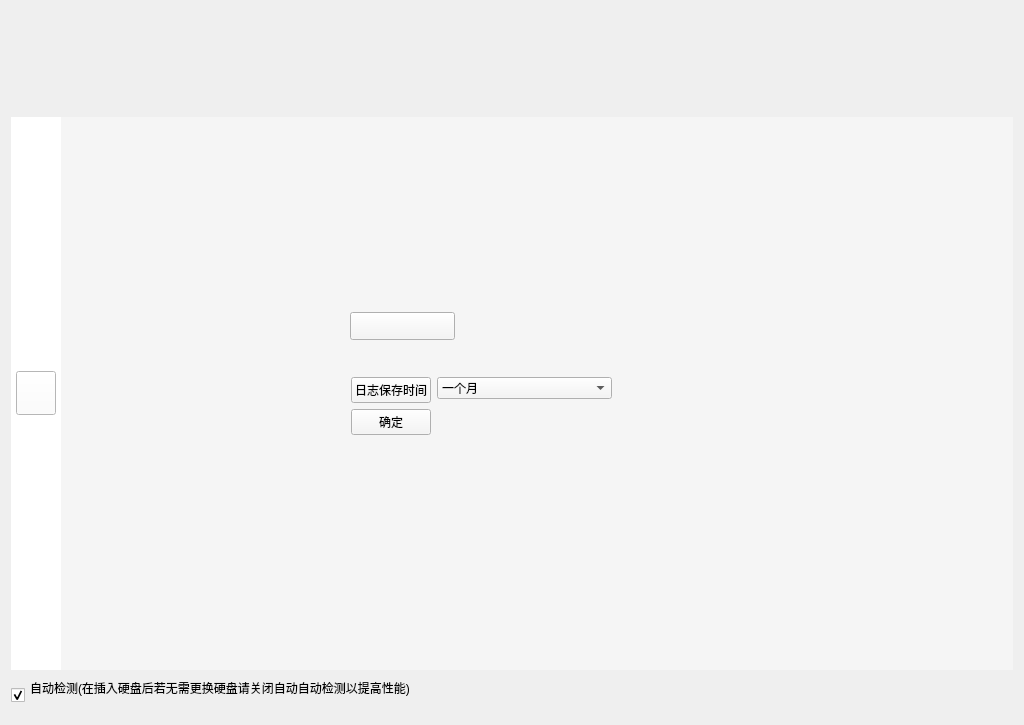
<?xml version="1.0" encoding="UTF-8"?>
<ui version="4.0">
 <class>basegrinder</class>
 <widget class="QWidget" name="basegrinder">
  <property name="enabled">
   <bool>true</bool>
  </property>
  <property name="geometry">
   <rect>
    <x>0</x>
    <y>0</y>
    <width>1024</width>
    <height>725</height>
   </rect>
  </property>
  <property name="windowTitle">
   <string>Form</string>
  </property>
  <property name="autoFillBackground">
   <bool>false</bool>
  </property>
  <property name="tabletTracking" stdset="0">
   <bool>false</bool>
  </property>
  <layout class="QVBoxLayout" name="verticalLayout_2">
   <item>
    <widget class="QWidget" name="topwidget" native="true">
     <property name="maximumSize">
      <size>
       <width>16777215</width>
       <height>100</height>
      </size>
     </property>
     <property name="statusTip">
      <string/>
     </property>
     <property name="accessibleDescription">
      <string/>
     </property>
     <property name="autoFillBackground">
      <bool>false</bool>
     </property>
     <property name="styleSheet">
      <string notr="true">background-image: url(:/back/release/topbackground.png);</string>
     </property>
     <layout class="QHBoxLayout" name="horizontalLayout_2">
      <property name="spacing">
       <number>0</number>
      </property>
      <property name="leftMargin">
       <number>0</number>
      </property>
      <property name="topMargin">
       <number>0</number>
      </property>
      <property name="rightMargin">
       <number>0</number>
      </property>
      <property name="bottomMargin">
       <number>0</number>
      </property>
      <item>
       <widget class="QLabel" name="label">
        <property name="enabled">
         <bool>true</bool>
        </property>
        <property name="maximumSize">
         <size>
          <width>180</width>
          <height>50</height>
         </size>
        </property>
        <property name="text">
         <string/>
        </property>
        <property name="pixmap">
         <pixmap resource="image.qrc">:/back/release/logo.png</pixmap>
        </property>
        <property name="scaledContents">
         <bool>true</bool>
        </property>
        <property name="wordWrap">
         <bool>false</bool>
        </property>
       </widget>
      </item>
      <item>
       <widget class="QPushButton" name="waitingBtn">
        <property name="enabled">
         <bool>true</bool>
        </property>
        <property name="sizePolicy">
         <sizepolicy hsizetype="Minimum" vsizetype="Expanding">
          <horstretch>0</horstretch>
          <verstretch>0</verstretch>
         </sizepolicy>
        </property>
        <property name="maximumSize">
         <size>
          <width>80</width>
          <height>80</height>
         </size>
        </property>
        <property name="mouseTracking">
         <bool>false</bool>
        </property>
        <property name="focusPolicy">
         <enum>Qt::StrongFocus</enum>
        </property>
        <property name="autoFillBackground">
         <bool>false</bool>
        </property>
        <property name="text">
         <string/>
        </property>
        <property name="icon">
         <iconset resource="image.qrc">
          <normaloff>:/back/release/wait.png</normaloff>:/back/release/wait.png</iconset>
        </property>
        <property name="iconSize">
         <size>
          <width>100</width>
          <height>100</height>
         </size>
        </property>
        <property name="checkable">
         <bool>false</bool>
        </property>
        <property name="checked">
         <bool>false</bool>
        </property>
        <property name="autoExclusive">
         <bool>true</bool>
        </property>
        <property name="flat">
         <bool>true</bool>
        </property>
       </widget>
      </item>
      <item>
       <widget class="QPushButton" name="erasingBtn">
        <property name="sizePolicy">
         <sizepolicy hsizetype="Minimum" vsizetype="Expanding">
          <horstretch>0</horstretch>
          <verstretch>0</verstretch>
         </sizepolicy>
        </property>
        <property name="maximumSize">
         <size>
          <width>80</width>
          <height>80</height>
         </size>
        </property>
        <property name="focusPolicy">
         <enum>Qt::StrongFocus</enum>
        </property>
        <property name="autoFillBackground">
         <bool>false</bool>
        </property>
        <property name="text">
         <string/>
        </property>
        <property name="icon">
         <iconset resource="image.qrc">
          <normaloff>:/back/release/erase.png</normaloff>:/back/release/erase.png</iconset>
        </property>
        <property name="iconSize">
         <size>
          <width>100</width>
          <height>100</height>
         </size>
        </property>
        <property name="checkable">
         <bool>false</bool>
        </property>
        <property name="checked">
         <bool>false</bool>
        </property>
        <property name="autoExclusive">
         <bool>true</bool>
        </property>
        <property name="flat">
         <bool>true</bool>
        </property>
       </widget>
      </item>
      <item>
       <widget class="QPushButton" name="succrssBtn">
        <property name="sizePolicy">
         <sizepolicy hsizetype="Minimum" vsizetype="Expanding">
          <horstretch>0</horstretch>
          <verstretch>0</verstretch>
         </sizepolicy>
        </property>
        <property name="maximumSize">
         <size>
          <width>80</width>
          <height>80</height>
         </size>
        </property>
        <property name="focusPolicy">
         <enum>Qt::StrongFocus</enum>
        </property>
        <property name="autoFillBackground">
         <bool>false</bool>
        </property>
        <property name="text">
         <string/>
        </property>
        <property name="icon">
         <iconset resource="image.qrc">
          <normaloff>:/back/release/success.png</normaloff>:/back/release/success.png</iconset>
        </property>
        <property name="iconSize">
         <size>
          <width>100</width>
          <height>100</height>
         </size>
        </property>
        <property name="checkable">
         <bool>false</bool>
        </property>
        <property name="checked">
         <bool>false</bool>
        </property>
        <property name="autoExclusive">
         <bool>true</bool>
        </property>
        <property name="flat">
         <bool>true</bool>
        </property>
       </widget>
      </item>
      <item>
       <widget class="QPushButton" name="loseBtn">
        <property name="sizePolicy">
         <sizepolicy hsizetype="Minimum" vsizetype="Expanding">
          <horstretch>0</horstretch>
          <verstretch>0</verstretch>
         </sizepolicy>
        </property>
        <property name="maximumSize">
         <size>
          <width>80</width>
          <height>80</height>
         </size>
        </property>
        <property name="autoFillBackground">
         <bool>false</bool>
        </property>
        <property name="text">
         <string/>
        </property>
        <property name="icon">
         <iconset resource="image.qrc">
          <normaloff>:/back/release/lose.png</normaloff>:/back/release/lose.png</iconset>
        </property>
        <property name="iconSize">
         <size>
          <width>100</width>
          <height>100</height>
         </size>
        </property>
        <property name="autoExclusive">
         <bool>true</bool>
        </property>
        <property name="flat">
         <bool>true</bool>
        </property>
       </widget>
      </item>
      <item>
       <widget class="QPushButton" name="loggerBtn">
        <property name="sizePolicy">
         <sizepolicy hsizetype="Minimum" vsizetype="Expanding">
          <horstretch>0</horstretch>
          <verstretch>0</verstretch>
         </sizepolicy>
        </property>
        <property name="maximumSize">
         <size>
          <width>80</width>
          <height>80</height>
         </size>
        </property>
        <property name="focusPolicy">
         <enum>Qt::StrongFocus</enum>
        </property>
        <property name="autoFillBackground">
         <bool>false</bool>
        </property>
        <property name="text">
         <string/>
        </property>
        <property name="icon">
         <iconset resource="image.qrc">
          <normaloff>:/back/release/logger.png</normaloff>:/back/release/logger.png</iconset>
        </property>
        <property name="iconSize">
         <size>
          <width>100</width>
          <height>100</height>
         </size>
        </property>
        <property name="checkable">
         <bool>false</bool>
        </property>
        <property name="checked">
         <bool>false</bool>
        </property>
        <property name="autoExclusive">
         <bool>true</bool>
        </property>
        <property name="flat">
         <bool>true</bool>
        </property>
       </widget>
      </item>
      <item>
       <widget class="QPushButton" name="settingBtn">
        <property name="sizePolicy">
         <sizepolicy hsizetype="Minimum" vsizetype="Expanding">
          <horstretch>0</horstretch>
          <verstretch>0</verstretch>
         </sizepolicy>
        </property>
        <property name="maximumSize">
         <size>
          <width>80</width>
          <height>80</height>
         </size>
        </property>
        <property name="focusPolicy">
         <enum>Qt::StrongFocus</enum>
        </property>
        <property name="autoFillBackground">
         <bool>false</bool>
        </property>
        <property name="text">
         <string/>
        </property>
        <property name="icon">
         <iconset resource="image.qrc">
          <normaloff>:/back/release/set.png</normaloff>:/back/release/set.png</iconset>
        </property>
        <property name="iconSize">
         <size>
          <width>100</width>
          <height>100</height>
         </size>
        </property>
        <property name="checkable">
         <bool>false</bool>
        </property>
        <property name="checked">
         <bool>false</bool>
        </property>
        <property name="autoExclusive">
         <bool>true</bool>
        </property>
        <property name="flat">
         <bool>true</bool>
        </property>
       </widget>
      </item>
      <item>
       <widget class="QPushButton" name="exitBtn">
        <property name="sizePolicy">
         <sizepolicy hsizetype="Minimum" vsizetype="Expanding">
          <horstretch>0</horstretch>
          <verstretch>0</verstretch>
         </sizepolicy>
        </property>
        <property name="maximumSize">
         <size>
          <width>40</width>
          <height>40</height>
         </size>
        </property>
        <property name="text">
         <string/>
        </property>
        <property name="icon">
         <iconset resource="image.qrc">
          <normaloff>:/back/release/exit.png</normaloff>:/back/release/exit.png</iconset>
        </property>
        <property name="iconSize">
         <size>
          <width>50</width>
          <height>50</height>
         </size>
        </property>
        <property name="autoExclusive">
         <bool>true</bool>
        </property>
        <property name="flat">
         <bool>true</bool>
        </property>
       </widget>
      </item>
     </layout>
    </widget>
   </item>
   <item>
    <widget class="QStackedWidget" name="mainWidget">
     <property name="enabled">
      <bool>true</bool>
     </property>
     <property name="styleSheet">
      <string notr="true">background-color: rgb(255, 255, 255);</string>
     </property>
     <property name="currentIndex">
      <number>6</number>
     </property>
     <widget class="waittable" name="waitPage"/>
     <widget class="earsetable" name="erasingPage"/>
     <widget class="successtable" name="successPage"/>
     <widget class="losetable" name="losePage"/>
     <widget class="logtable" name="loggerPage"/>
     <widget class="QWidget" name="page_2">
      <property name="enabled">
       <bool>false</bool>
      </property>
     </widget>
     <widget class="QWidget" name="settingPage">
      <layout class="QHBoxLayout" name="horizontalLayout_3">
       <property name="spacing">
        <number>0</number>
       </property>
       <property name="leftMargin">
        <number>0</number>
       </property>
       <property name="topMargin">
        <number>0</number>
       </property>
       <property name="rightMargin">
        <number>0</number>
       </property>
       <property name="bottomMargin">
        <number>0</number>
       </property>
       <item>
        <widget class="QWidget" name="settingBtnControl" native="true">
         <property name="styleSheet">
          <string notr="true"/>
         </property>
         <layout class="QVBoxLayout" name="verticalLayout">
          <property name="spacing">
           <number>0</number>
          </property>
          <property name="sizeConstraint">
           <enum>QLayout::SetDefaultConstraint</enum>
          </property>
          <property name="leftMargin">
           <number>5</number>
          </property>
          <property name="topMargin">
           <number>0</number>
          </property>
          <property name="rightMargin">
           <number>5</number>
          </property>
          <property name="bottomMargin">
           <number>0</number>
          </property>
          <item>
           <widget class="QPushButton" name="rewordBtn">
            <property name="sizePolicy">
             <sizepolicy hsizetype="Minimum" vsizetype="Fixed">
              <horstretch>0</horstretch>
              <verstretch>0</verstretch>
             </sizepolicy>
            </property>
            <property name="minimumSize">
             <size>
              <width>0</width>
              <height>0</height>
             </size>
            </property>
            <property name="maximumSize">
             <size>
              <width>115</width>
              <height>44</height>
             </size>
            </property>
            <property name="focusPolicy">
             <enum>Qt::NoFocus</enum>
            </property>
            <property name="autoFillBackground">
             <bool>false</bool>
            </property>
            <property name="styleSheet">
             <string notr="true"/>
            </property>
            <property name="text">
             <string/>
            </property>
            <property name="icon">
             <iconset resource="image.qrc">
              <normaloff>:/back/release/wordcon.png</normaloff>:/back/release/wordcon.png</iconset>
            </property>
            <property name="iconSize">
             <size>
              <width>120</width>
              <height>50</height>
             </size>
            </property>
            <property name="checkable">
             <bool>false</bool>
            </property>
            <property name="autoExclusive">
             <bool>true</bool>
            </property>
            <property name="autoDefault">
             <bool>false</bool>
            </property>
            <property name="default">
             <bool>false</bool>
            </property>
            <property name="flat">
             <bool>true</bool>
            </property>
           </widget>
          </item>
          <item>
           <widget class="QPushButton" name="LoginSetBtn">
            <property name="maximumSize">
             <size>
              <width>115</width>
              <height>44</height>
             </size>
            </property>
            <property name="text">
             <string/>
            </property>
            <property name="icon">
             <iconset resource="image.qrc">
              <normaloff>:/back/release/loginSetFalse.png</normaloff>:/back/release/loginSetFalse.png</iconset>
            </property>
            <property name="iconSize">
             <size>
              <width>120</width>
              <height>50</height>
             </size>
            </property>
           </widget>
          </item>
          <item>
           <widget class="QPushButton" name="loggerConBtn">
            <property name="maximumSize">
             <size>
              <width>115</width>
              <height>44</height>
             </size>
            </property>
            <property name="focusPolicy">
             <enum>Qt::NoFocus</enum>
            </property>
            <property name="autoFillBackground">
             <bool>false</bool>
            </property>
            <property name="styleSheet">
             <string notr="true"/>
            </property>
            <property name="text">
             <string/>
            </property>
            <property name="icon">
             <iconset resource="image.qrc">
              <normaloff>:/back/release/logcon.png</normaloff>:/back/release/logcon.png</iconset>
            </property>
            <property name="iconSize">
             <size>
              <width>120</width>
              <height>50</height>
             </size>
            </property>
            <property name="checkable">
             <bool>false</bool>
            </property>
            <property name="autoExclusive">
             <bool>true</bool>
            </property>
            <property name="autoDefault">
             <bool>false</bool>
            </property>
            <property name="default">
             <bool>false</bool>
            </property>
            <property name="flat">
             <bool>true</bool>
            </property>
           </widget>
          </item>
         </layout>
        </widget>
       </item>
       <item>
        <widget class="QStackedWidget" name="setWidget">
         <property name="styleSheet">
          <string notr="true">background-color: rgb(245, 245, 245);</string>
         </property>
         <property name="currentIndex">
          <number>1</number>
         </property>
         <widget class="QWidget" name="changePassword">
          <layout class="QGridLayout" name="gridLayout_3">
           <item row="3" column="1">
            <spacer name="verticalSpacer">
             <property name="orientation">
              <enum>Qt::Vertical</enum>
             </property>
             <property name="sizeHint" stdset="0">
              <size>
               <width>20</width>
               <height>174</height>
              </size>
             </property>
            </spacer>
           </item>
           <item row="0" column="2">
            <spacer name="verticalSpacer_2">
             <property name="orientation">
              <enum>Qt::Vertical</enum>
             </property>
             <property name="sizeHint" stdset="0">
              <size>
               <width>20</width>
               <height>175</height>
              </size>
             </property>
            </spacer>
           </item>
           <item row="2" column="3">
            <spacer name="horizontalSpacer_2">
             <property name="orientation">
              <enum>Qt::Horizontal</enum>
             </property>
             <property name="sizeHint" stdset="0">
              <size>
               <width>206</width>
               <height>20</height>
              </size>
             </property>
            </spacer>
           </item>
           <item row="1" column="1" rowspan="2" colspan="2">
            <widget class="QWidget" name="widget" native="true">
             <property name="maximumSize">
              <size>
               <width>300</width>
               <height>180</height>
              </size>
             </property>
             <property name="styleSheet">
              <string notr="true">background-color: rgb(199, 199, 199);</string>
             </property>
             <layout class="QGridLayout" name="gridLayout">
              <item row="2" column="2">
               <widget class="QLineEdit" name="newpassword_2">
                <property name="maximumSize">
                 <size>
                  <width>300</width>
                  <height>30</height>
                 </size>
                </property>
                <property name="styleSheet">
                 <string notr="true">background-color: rgb(255, 255, 255);</string>
                </property>
                <property name="echoMode">
                 <enum>QLineEdit::Password</enum>
                </property>
                <property name="dragEnabled">
                 <bool>false</bool>
                </property>
                <property name="readOnly">
                 <bool>false</bool>
                </property>
               </widget>
              </item>
              <item row="3" column="0">
               <widget class="QPushButton" name="trueBtn">
                <property name="maximumSize">
                 <size>
                  <width>100</width>
                  <height>25</height>
                 </size>
                </property>
                <property name="text">
                 <string/>
                </property>
                <property name="icon">
                 <iconset resource="image.qrc">
                  <normaloff>:/back/release/wordtrue.png</normaloff>:/back/release/wordtrue.png</iconset>
                </property>
                <property name="iconSize">
                 <size>
                  <width>125</width>
                  <height>65</height>
                 </size>
                </property>
                <property name="flat">
                 <bool>true</bool>
                </property>
               </widget>
              </item>
              <item row="3" column="2">
               <widget class="QPushButton" name="resetBtn">
                <property name="maximumSize">
                 <size>
                  <width>100</width>
                  <height>25</height>
                 </size>
                </property>
                <property name="layoutDirection">
                 <enum>Qt::RightToLeft</enum>
                </property>
                <property name="text">
                 <string/>
                </property>
                <property name="icon">
                 <iconset resource="image.qrc">
                  <normaloff>:/back/release/wordreset.png</normaloff>:/back/release/wordreset.png</iconset>
                </property>
                <property name="iconSize">
                 <size>
                  <width>125</width>
                  <height>65</height>
                 </size>
                </property>
               </widget>
              </item>
              <item row="1" column="0">
               <widget class="QLabel" name="label_3">
                <property name="font">
                 <font>
                  <pointsize>12</pointsize>
                  <weight>50</weight>
                  <bold>false</bold>
                  <kerning>true</kerning>
                 </font>
                </property>
                <property name="text">
                 <string>请输入新密码:</string>
                </property>
               </widget>
              </item>
              <item row="0" column="2">
               <widget class="QLineEdit" name="oldpassword">
                <property name="maximumSize">
                 <size>
                  <width>300</width>
                  <height>30</height>
                 </size>
                </property>
                <property name="styleSheet">
                 <string notr="true">background-color: rgb(255, 255, 255);</string>
                </property>
                <property name="echoMode">
                 <enum>QLineEdit::Password</enum>
                </property>
               </widget>
              </item>
              <item row="3" column="1">
               <spacer name="horizontalSpacer_5">
                <property name="orientation">
                 <enum>Qt::Horizontal</enum>
                </property>
                <property name="sizeHint" stdset="0">
                 <size>
                  <width>27</width>
                  <height>20</height>
                 </size>
                </property>
               </spacer>
              </item>
              <item row="0" column="0">
               <widget class="QLabel" name="label_2">
                <property name="font">
                 <font>
                  <pointsize>12</pointsize>
                  <weight>50</weight>
                  <bold>false</bold>
                  <kerning>true</kerning>
                 </font>
                </property>
                <property name="text">
                 <string>请输入原密码:</string>
                </property>
               </widget>
              </item>
              <item row="1" column="2">
               <widget class="QLineEdit" name="newpassword">
                <property name="maximumSize">
                 <size>
                  <width>300</width>
                  <height>30</height>
                 </size>
                </property>
                <property name="styleSheet">
                 <string notr="true">background-color: rgb(255, 255, 255);</string>
                </property>
                <property name="echoMode">
                 <enum>QLineEdit::Password</enum>
                </property>
                <property name="dragEnabled">
                 <bool>false</bool>
                </property>
                <property name="readOnly">
                 <bool>false</bool>
                </property>
               </widget>
              </item>
              <item row="2" column="0">
               <widget class="QLabel" name="label_4">
                <property name="font">
                 <font>
                  <pointsize>12</pointsize>
                  <weight>50</weight>
                  <bold>false</bold>
                  <kerning>true</kerning>
                 </font>
                </property>
                <property name="text">
                 <string>再次输入新密码:</string>
                </property>
               </widget>
              </item>
             </layout>
            </widget>
           </item>
           <item row="1" column="0">
            <spacer name="horizontalSpacer">
             <property name="orientation">
              <enum>Qt::Horizontal</enum>
             </property>
             <property name="sizeHint" stdset="0">
              <size>
               <width>207</width>
               <height>20</height>
              </size>
             </property>
            </spacer>
           </item>
          </layout>
         </widget>
         <widget class="QWidget" name="loggerControl">
          <widget class="QWidget" name="LogTimeSet" native="true">
           <property name="geometry">
            <rect>
             <x>250</x>
             <y>250</y>
             <width>331</width>
             <height>111</height>
            </rect>
           </property>
           <widget class="QWidget" name="layoutWidget">
            <property name="geometry">
             <rect>
              <x>40</x>
              <y>10</y>
              <width>261</width>
              <height>79</height>
             </rect>
            </property>
            <layout class="QFormLayout" name="formLayout">
             <item row="0" column="0">
              <widget class="QPushButton" name="LogSaveBtn">
               <property name="text">
                <string>日志保存时间</string>
               </property>
              </widget>
             </item>
             <item row="0" column="1">
              <widget class="QComboBox" name="LogTimeBox">
               <item>
                <property name="text">
                 <string>一个月</string>
                </property>
               </item>
               <item>
                <property name="text">
                 <string>两个月</string>
                </property>
               </item>
               <item>
                <property name="text">
                 <string>三个月</string>
                </property>
               </item>
               <item>
                <property name="text">
                 <string>四个月</string>
                </property>
               </item>
               <item>
                <property name="text">
                 <string>五个月</string>
                </property>
               </item>
               <item>
                <property name="text">
                 <string>六个月</string>
                </property>
               </item>
               <item>
                <property name="text">
                 <string>七个月</string>
                </property>
               </item>
               <item>
                <property name="text">
                 <string>八个月</string>
                </property>
               </item>
               <item>
                <property name="text">
                 <string>九个月</string>
                </property>
               </item>
               <item>
                <property name="text">
                 <string>十个月</string>
                </property>
               </item>
               <item>
                <property name="text">
                 <string>十一个月</string>
                </property>
               </item>
               <item>
                <property name="text">
                 <string>十二个月</string>
                </property>
               </item>
              </widget>
             </item>
             <item row="1" column="0">
              <widget class="QPushButton" name="LogOkBtn">
               <property name="text">
                <string>确定</string>
               </property>
              </widget>
             </item>
            </layout>
           </widget>
          </widget>
          <widget class="QWidget" name="layoutWidget">
           <property name="geometry">
            <rect>
             <x>250</x>
             <y>190</y>
             <width>334</width>
             <height>38</height>
            </rect>
           </property>
           <layout class="QHBoxLayout" name="horizontalLayout">
            <item>
             <widget class="QPushButton" name="pushButton">
              <property name="enabled">
               <bool>true</bool>
              </property>
              <property name="minimumSize">
               <size>
                <width>105</width>
                <height>28</height>
               </size>
              </property>
              <property name="maximumSize">
               <size>
                <width>105</width>
                <height>28</height>
               </size>
              </property>
              <property name="text">
               <string/>
              </property>
              <property name="icon">
               <iconset resource="image.qrc">
                <normaloff>:/back/release/outlog.png</normaloff>:/back/release/outlog.png</iconset>
              </property>
              <property name="iconSize">
               <size>
                <width>125</width>
                <height>66</height>
               </size>
              </property>
             </widget>
            </item>
            <item>
             <widget class="QPushButton" name="detelogBtn">
              <property name="maximumSize">
               <size>
                <width>105</width>
                <height>28</height>
               </size>
              </property>
              <property name="font">
               <font>
                <weight>75</weight>
                <bold>true</bold>
                <underline>false</underline>
               </font>
              </property>
              <property name="autoFillBackground">
               <bool>false</bool>
              </property>
              <property name="styleSheet">
               <string notr="true"/>
              </property>
              <property name="text">
               <string/>
              </property>
              <property name="icon">
               <iconset resource="image.qrc">
                <normaloff>:/back/release/detelog.png</normaloff>:/back/release/detelog.png</iconset>
              </property>
              <property name="iconSize">
               <size>
                <width>125</width>
                <height>65</height>
               </size>
              </property>
              <property name="flat">
               <bool>true</bool>
              </property>
             </widget>
            </item>
           </layout>
          </widget>
         </widget>
         <widget class="QWidget" name="loginSet">
          <widget class="QWidget" name="layoutWidget">
           <property name="geometry">
            <rect>
             <x>50</x>
             <y>32</y>
             <width>828</width>
             <height>458</height>
            </rect>
           </property>
           <layout class="QGridLayout" name="gridLayout_4">
            <item row="2" column="1">
             <spacer name="verticalSpacer_3">
              <property name="orientation">
               <enum>Qt::Vertical</enum>
              </property>
              <property name="sizeHint" stdset="0">
               <size>
                <width>17</width>
                <height>128</height>
               </size>
              </property>
             </spacer>
            </item>
            <item row="1" column="1">
             <widget class="QWidget" name="widget_3" native="true">
              <property name="minimumSize">
               <size>
                <width>300</width>
                <height>120</height>
               </size>
              </property>
              <property name="maximumSize">
               <size>
                <width>300</width>
                <height>120</height>
               </size>
              </property>
              <property name="styleSheet">
               <string notr="true">background-color: rgb(199, 199, 199);</string>
              </property>
              <widget class="QPushButton" name="trueBtn_3">
               <property name="geometry">
                <rect>
                 <x>11</x>
                 <y>75</y>
                 <width>100</width>
                 <height>25</height>
                </rect>
               </property>
               <property name="maximumSize">
                <size>
                 <width>100</width>
                 <height>25</height>
                </size>
               </property>
               <property name="text">
                <string/>
               </property>
               <property name="icon">
                <iconset resource="image.qrc">
                 <normaloff>:/back/release/wordtrue.png</normaloff>:/back/release/wordtrue.png</iconset>
               </property>
               <property name="iconSize">
                <size>
                 <width>125</width>
                 <height>65</height>
                </size>
               </property>
               <property name="flat">
                <bool>true</bool>
               </property>
              </widget>
              <widget class="QWidget" name="layoutWidget">
               <property name="geometry">
                <rect>
                 <x>12</x>
                 <y>22</y>
                 <width>287</width>
                 <height>38</height>
                </rect>
               </property>
               <layout class="QHBoxLayout" name="horizontalLayout_4">
                <item>
                 <widget class="QLabel" name="label_6">
                  <property name="text">
                   <string>设置输错密码次数：</string>
                  </property>
                 </widget>
                </item>
                <item>
                 <widget class="QLineEdit" name="SecretEdit">
                  <property name="maximumSize">
                   <size>
                    <width>50</width>
                    <height>16777215</height>
                   </size>
                  </property>
                  <property name="styleSheet">
                   <string notr="true">background-color: rgb(255, 255, 255);</string>
                  </property>
                 </widget>
                </item>
                <item>
                 <widget class="QLabel" name="label_7">
                  <property name="text">
                   <string>次</string>
                  </property>
                 </widget>
                </item>
               </layout>
              </widget>
             </widget>
            </item>
            <item row="1" column="0">
             <spacer name="horizontalSpacer_3">
              <property name="orientation">
               <enum>Qt::Horizontal</enum>
              </property>
              <property name="sizeHint" stdset="0">
               <size>
                <width>278</width>
                <height>20</height>
               </size>
              </property>
             </spacer>
            </item>
            <item row="1" column="2">
             <spacer name="horizontalSpacer_4">
              <property name="orientation">
               <enum>Qt::Horizontal</enum>
              </property>
              <property name="sizeHint" stdset="0">
               <size>
                <width>238</width>
                <height>20</height>
               </size>
              </property>
             </spacer>
            </item>
            <item row="0" column="1">
             <spacer name="verticalSpacer_4">
              <property name="orientation">
               <enum>Qt::Vertical</enum>
              </property>
              <property name="sizeHint" stdset="0">
               <size>
                <width>20</width>
                <height>198</height>
               </size>
              </property>
             </spacer>
            </item>
           </layout>
          </widget>
         </widget>
         <widget class="QWidget" name="page"/>
        </widget>
       </item>
      </layout>
     </widget>
    </widget>
   </item>
   <item>
    <widget class="QCheckBox" name="refreshCbox">
     <property name="text">
      <string>自动检测(在插入硬盘后若无需更换硬盘请关闭自动自动检测以提高性能)
</string>
     </property>
     <property name="checked">
      <bool>true</bool>
     </property>
    </widget>
   </item>
  </layout>
 </widget>
 <customwidgets>
  <customwidget>
   <class>waittable</class>
   <extends>QWidget</extends>
   <header location="global">waittable.h</header>
   <container>1</container>
  </customwidget>
  <customwidget>
   <class>logtable</class>
   <extends>QWidget</extends>
   <header location="global">logtable.h</header>
   <container>1</container>
  </customwidget>
  <customwidget>
   <class>earsetable</class>
   <extends>QWidget</extends>
   <header location="global">earsetable.h</header>
   <container>1</container>
  </customwidget>
  <customwidget>
   <class>successtable</class>
   <extends>QWidget</extends>
   <header location="global">successtable.h</header>
   <container>1</container>
  </customwidget>
  <customwidget>
   <class>losetable</class>
   <extends>QWidget</extends>
   <header location="global">losetable.h</header>
   <container>1</container>
  </customwidget>
 </customwidgets>
 <resources>
  <include location="image.qrc"/>
 </resources>
 <connections/>
</ui>
